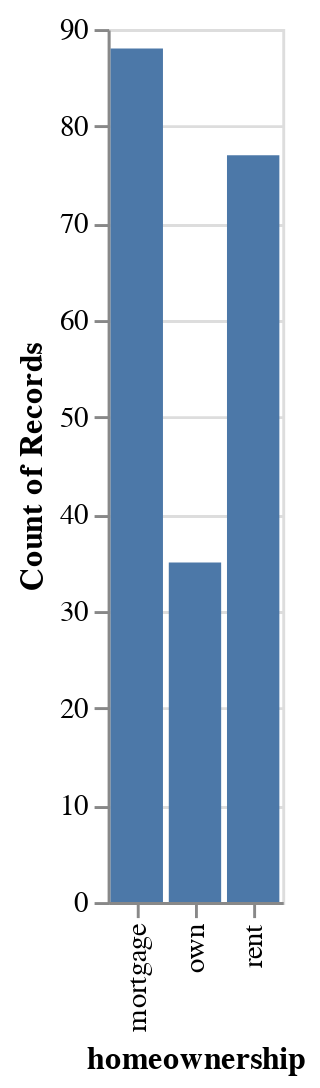

This figure's notebook cell:
### Markdown cell above
### Standard bar chart

### Code cell
alt.Chart(source).mark_bar().encode(
    x=alt.X('homeownership'),
    y=alt.Y('homeownership', aggregate='count')
)

### Figure 1 — Vega-Lite specification as saved in the notebook (floating-point values rounded to 4 significant figures; data arrays with more than 128 entries replaced by an {"elided": "..."} marker saying what was removed)
{"config": {"view": {"continuousWidth": 300, "continuousHeight": 300}}, "data": {"name": "data-01103058646d44783c073db6553580d7"}, "mark": {"type": "bar"}, "encoding": {"x": {"field": "homeownership", "type": "nominal"}, "y": {"aggregate": "count", "field": "homeownership", "type": "nominal"}}, "$schema": "https://vega.github.io/schema/vega-lite/v5.6.1.json", "datasets": {"data-01103058646d44783c073db6553580d7": {"elided": "200 records"}}}
